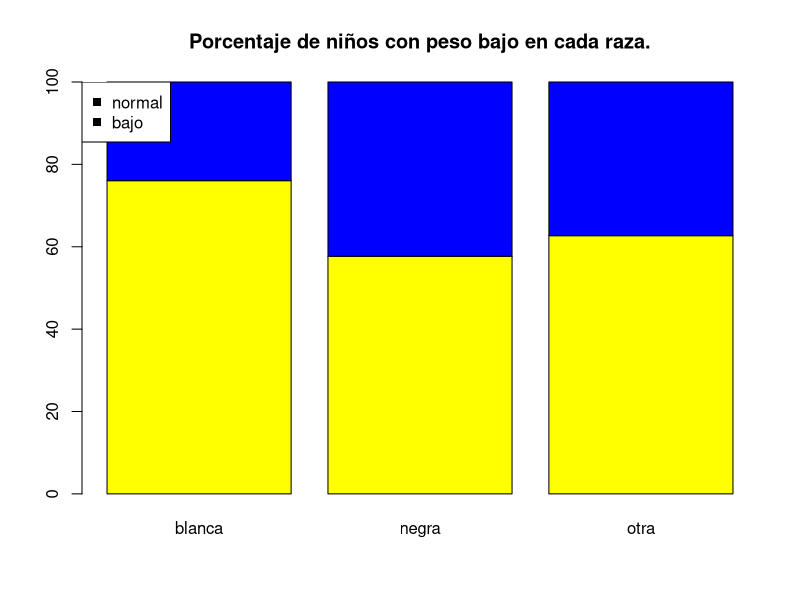
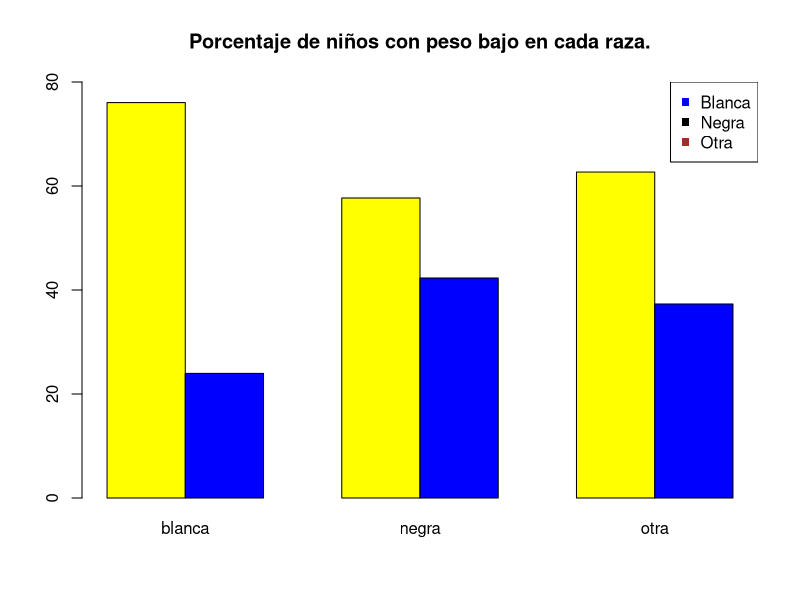
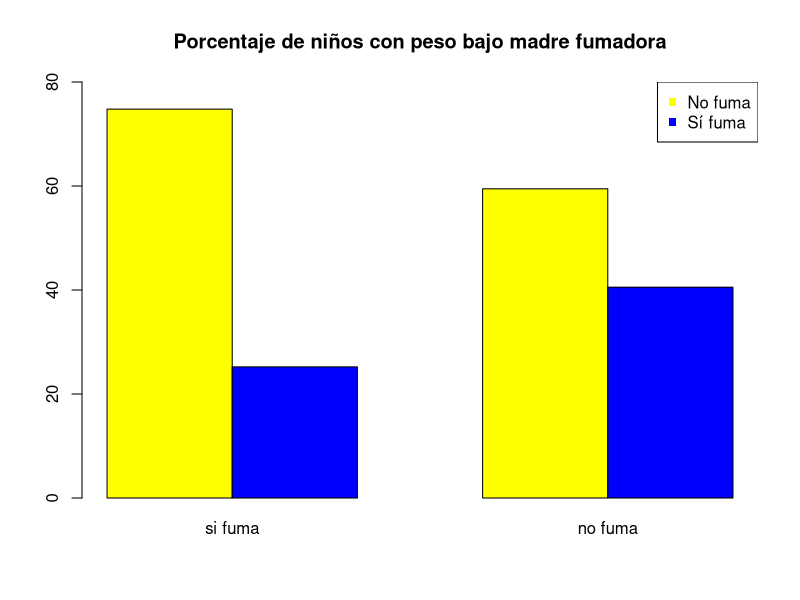
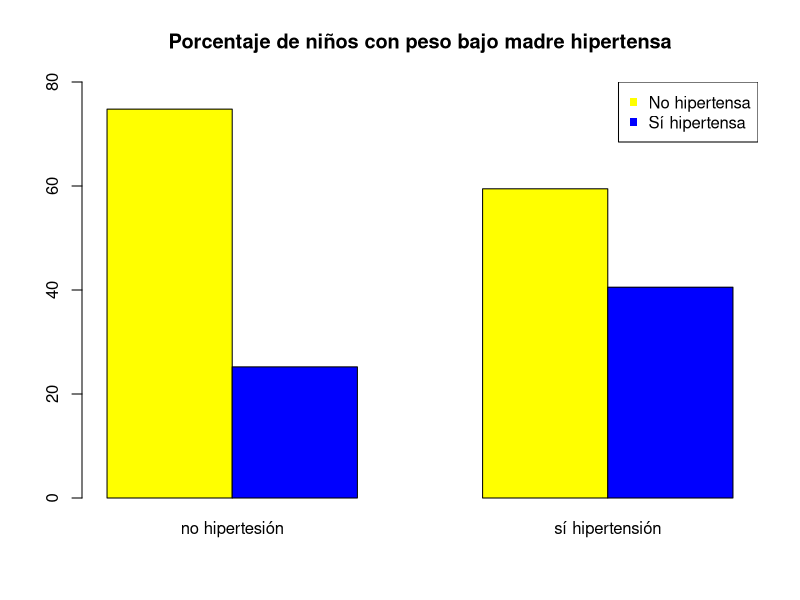
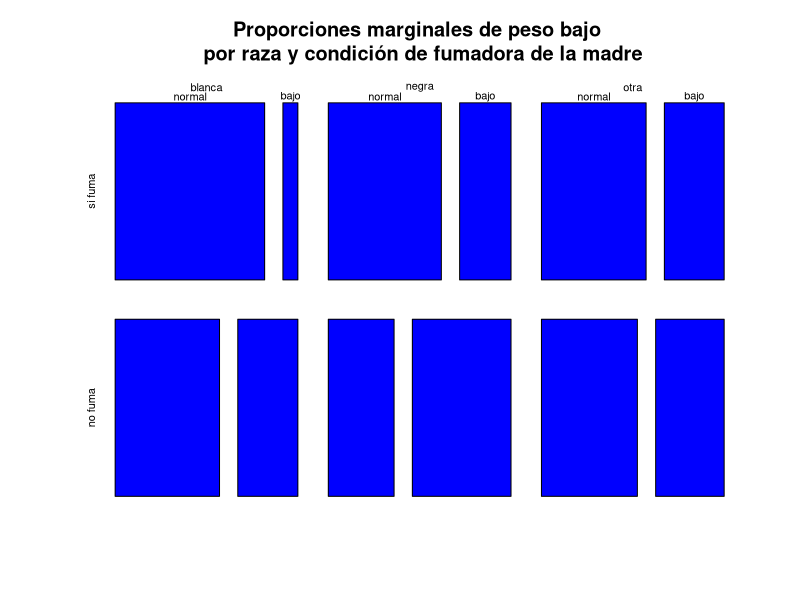
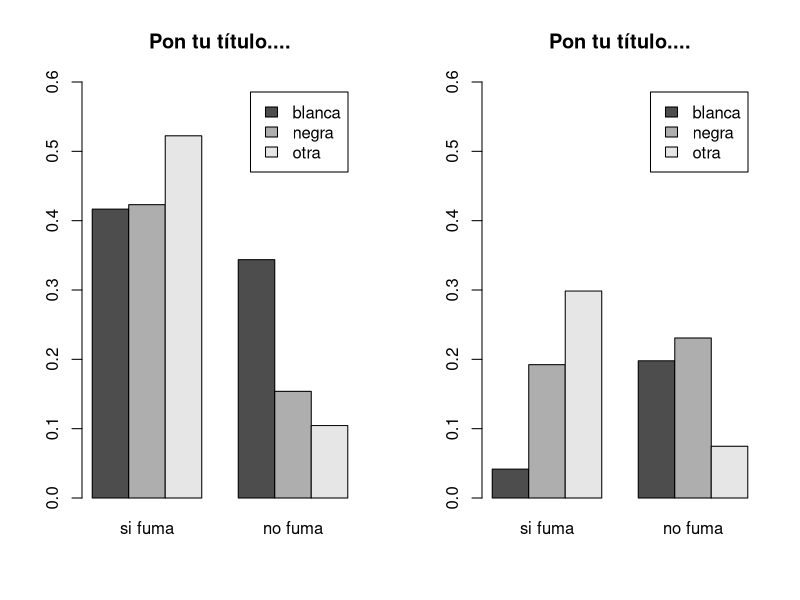

Recreate these plots in R, in order.
## ---- chunk 1
knitr::opts_chunk$set(echo = TRUE)
## ---- chunk 2
#descomentar para instalar 
#install.packages("MASS")
library(MASS)
## ---- chunk 3
#help(birthwt)
## ---- chunk 4
str(birthwt)
## ---- chunk 5
birthwt$low=factor(birthwt$low,labels=c("normal","bajo"))
birthwt$race=factor(birthwt$race,labels=c("blanca","negra","otra"))
birthwt$smoke=factor(birthwt$smoke,labels=c("si fuma","no fuma"))
birthwt$ht=factor(birthwt$smoke,labels=c("no hipertesión","sí hipertensión"))
str(birthwt)
## ---- chunk 6
prop.table(table(birthwt$low,birthwt$race),margin = 2)
100*prop.table(table(birthwt$low,birthwt$race),margin =2)
## ---- chunk 7
barplot(100*prop.table(table(birthwt$low,birthwt$race),margin =2),
        col=c("yellow","blue"),main=c("Porcentaje de niños con peso bajo en cada raza."))
legend("topleft",pch=15,legend=c("normal","bajo"),c("yellow","blue"))
## ---- chunk 8
barplot(100*prop.table(table(birthwt$low,birthwt$race),margin =2),
        col=c("yellow","blue"),beside=TRUE,
        main=c("Porcentaje de niños con peso bajo en cada raza."),ylim=c(0,80))

legend("topright",pch=15,legend=c("Blanca","Negra","Otra"),
       col=c("blue","black","brown"))
## ---- chunk 9
barplot(100*prop.table(table(birthwt$low,birthwt$smoke),margin =2),
        col=c("yellow","blue"),beside=TRUE,
        main=c("Porcentaje de niños con peso bajo madre fumadora"),ylim=c(0,80))

legend("topright",pch=15,legend=c("No fuma","Sí fuma"),
       col=c("yellow","blue"))
## ---- chunk 10
barplot(100*prop.table(table(birthwt$low,birthwt$ht),margin =2),
        col=c("yellow","blue"),beside=TRUE,
        main=c("Porcentaje de niños con peso bajo madre hipertensa"),ylim=c(0,80))

legend("topright",pch=15,legend=c("No hipertensa","Sí hipertensa"),
       col=c("yellow","blue"))
## ---- chunk 11

frecuencias_tabla_raza_fumar_peso=table(birthwt$race,birthwt$smoke,birthwt$low)
frecuencias_tabla_raza_fumar_peso
proporciones_marginales_raza_fumar=prop.table(frecuencias_tabla_raza_fumar_peso,margin = c(1,2))
proporciones_marginales_raza_fumar
## ---- chunk 12
plot(proporciones_marginales_raza_fumar,
     main="Proporciones marginales de peso bajo \n por raza y condición de fumadora de la madre",
     col="blue")
## ---- chunk 13
par(mfrow=c(1,2))
barplot(prop.table(frecuencias_tabla_raza_fumar_peso, margin=1)[,,1],
        beside=TRUE, legend.text=TRUE, ylim=c(0,0.6),main="Pon tu título....")
barplot(prop.table(frecuencias_tabla_raza_fumar_peso, margin=1)[,,2],
        beside=TRUE, legend.text=TRUE, ylim=c(0,0.6),main="Pon tu título....")
par(mfrow=c(1,1))
